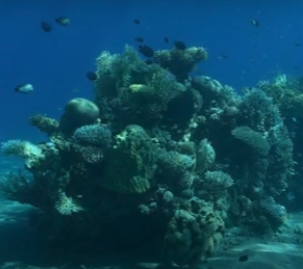
#> input picture image/Screenshot 2024-09-23 215336.png, 303 x 269 px
$ python water.py
#> lines starting #> are read from the running program, lines starting #| are printed output that depends on the picture
import numpy as np
import matplotlib.pyplot as plt

try:
    import cv2
except ImportError:
    print("OpenCV import failed. Falling back to Pillow.")
    from PIL import Image, ImageEnhance

def load_image(file_path):
#> called with file_path = 'image/Screenshot 2024-09-23 215336.png'
    try:
        image = cv2.imread(file_path)
#> image is the input picture: shape (269, 303, 3); mean B, G, R 93.9, 72.3, 13.9
        image = cv2.cvtColor(image, cv2.COLOR_BGR2RGB)
    except:
        image = np.array(Image.open(file_path).convert('RGB'))
    return image / 255.0
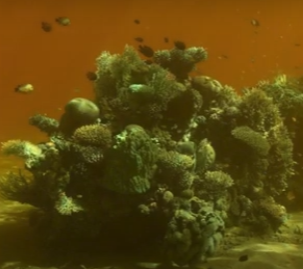
#> returned value: shape (269, 303, 3) float64; mean of channels 0, 1, 2 0.0544, 0.283, 0.368; drawn as B, G, R

def adjust_gamma(image, gamma=1.0):
    return np.power(image, 1/gamma)

def remove_color_cast(image):
    avg_color = np.mean(image, axis=(0, 1))
#> avg_color = [0.0544, 0.283, 0.368]
    max_channel = np.max(avg_color)
#> max_channel = 0.368
    scaling = max_channel / avg_color
#> scaling = [6.77, 1.3, 1]
    return np.clip(image * scaling, 0, 1)
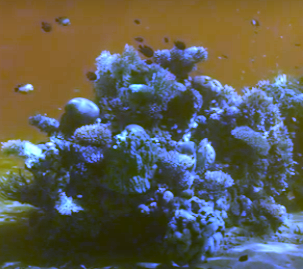
#> returned value: shape (269, 303, 3) float64; mean of channels 0, 1, 2 0.33, 0.368, 0.368; drawn as B, G, R

def enhance_contrast(image):
    min_val = np.min(image)
#> min_val = 0
    max_val = np.max(image)
#> max_val = 1
    return (image - min_val) / (max_val - min_val)

def color_balance(image):
    r, g, b = image[:,:,0], image[:,:,1], image[:,:,2]
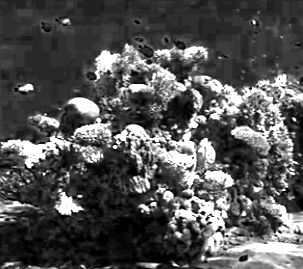
#> r: shape (269, 303) float64; min 0, max 1, mean 0.33
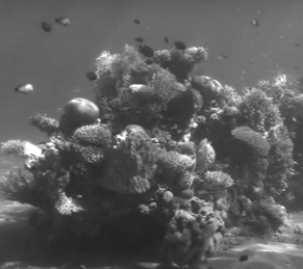
#> g: shape (269, 303) float64; min 0.138, max 1, mean 0.368
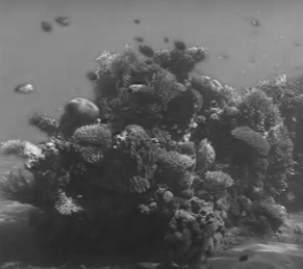
#> b: shape (269, 303) float64; min 0.137, max 0.894, mean 0.368
    r_avg, g_avg, b_avg = np.mean(r), np.mean(g), np.mean(b)
#> r_avg = 0.33; g_avg = 0.368; b_avg = 0.368
    avg = (r_avg + g_avg + b_avg) / 3
#> avg = 0.355
    r = np.clip(r * (avg / r_avg), 0, 1)
    g = np.clip(g * (avg / g_avg), 0, 1)
    b = np.clip(b * (avg / b_avg), 0, 1)
    return np.dstack((r, g, b))

def process_image(image):
    # Remove color cast
    image_corrected = remove_color_cast(image)

    # Enhance contrast
    image_corrected = enhance_contrast(image_corrected)

    # Color balance
    image_corrected = color_balance(image_corrected)

    # Adjust gamma
    image_corrected = adjust_gamma(image_corrected, 1.2)
#> in adjust_gamma, `return np.power(image, 1/gamma)`:
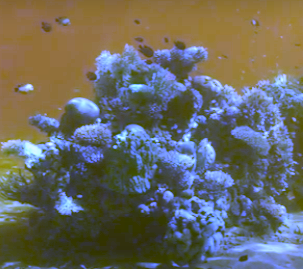
#> returned value: shape (269, 303, 3) float64; mean of channels 0, 1, 2 0.396, 0.418, 0.417; drawn as B, G, R

    # Final adjustments
    image_corrected = np.clip(image_corrected * 1.2, 0, 1)  # Brighten
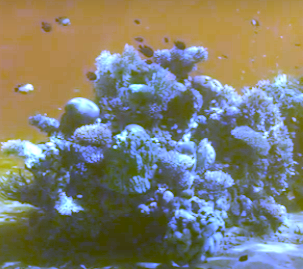
#> image_corrected: shape (269, 303, 3) float64; mean of channels 0, 1, 2 0.453, 0.501, 0.501; drawn as B, G, R

    return image_corrected

def main():
    image = load_image('image/Screenshot 2024-09-23 215336.png')
    processed_image = process_image(image)

    fig, (ax1, ax2) = plt.subplots(1, 2, figsize=(20, 10))
    ax1.imshow(image)
    ax1.set_title('Original Underwater Image')
    ax1.axis('off')
    ax2.imshow(processed_image)
    ax2.set_title('Processed Image')
    ax2.axis('off')
    plt.tight_layout()
    plt.show()

if __name__ == "__main__":
    main()
